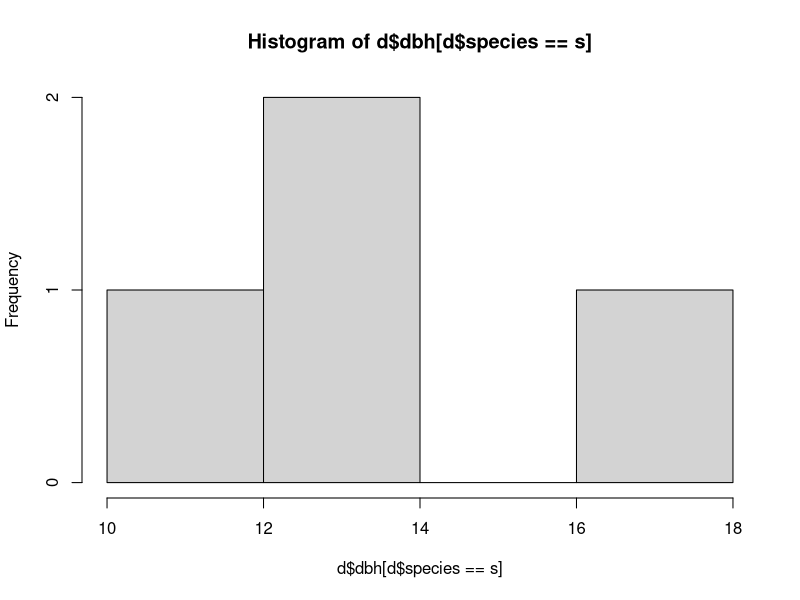
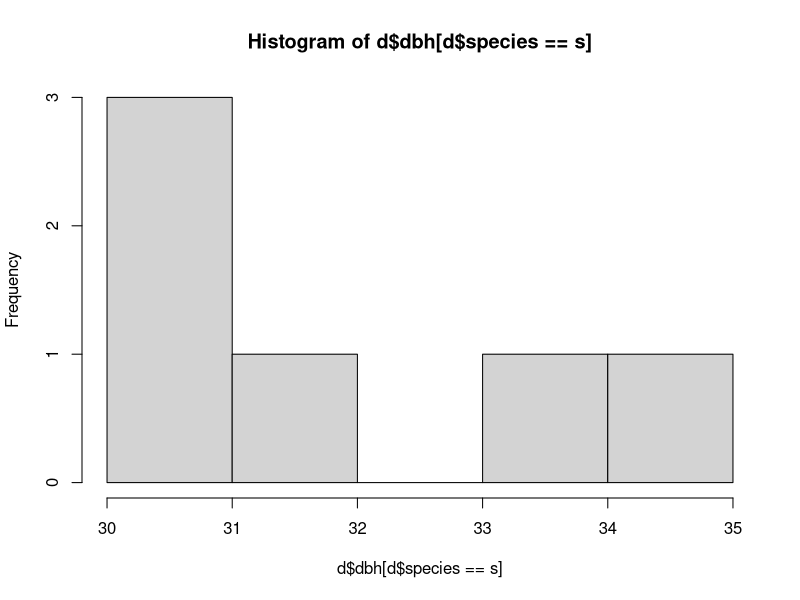
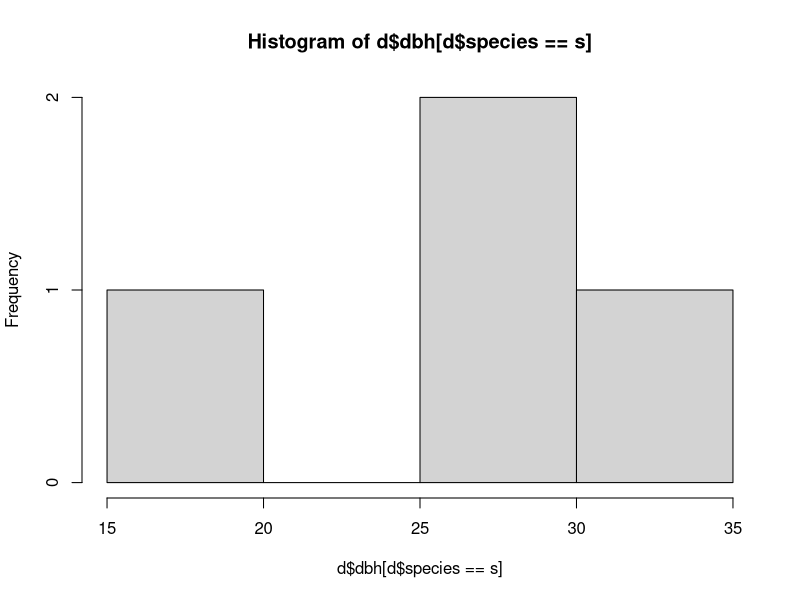
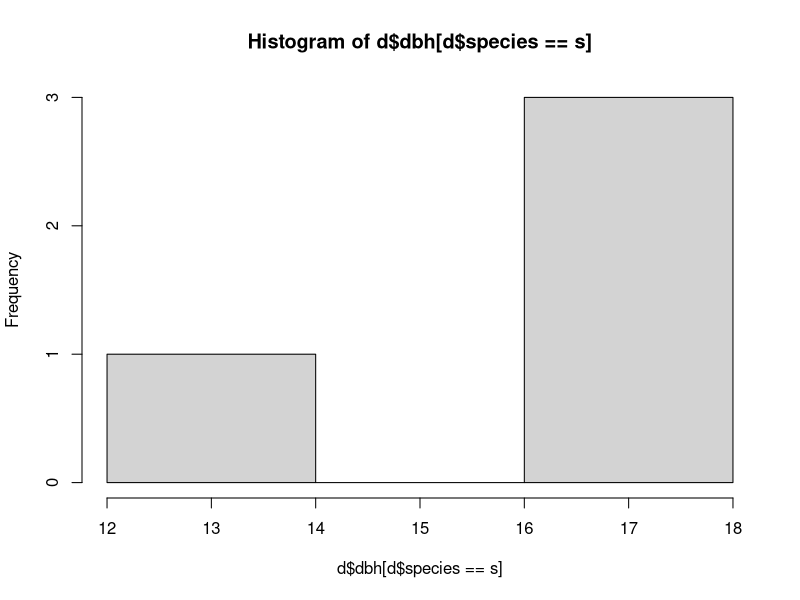

Here is the R script that generated these plots, in order:
# Achieve task 3 with a loop

# read in the data
d <- read.csv("onePlot.csv")

# print out the species so we know what to print
speciesList=unique(d$species)

# make a histogram of each in turn
for( s in speciesList)
{
  hist(d$dbh[d$species==s])
}

# can tidy it up to display them all on one page

